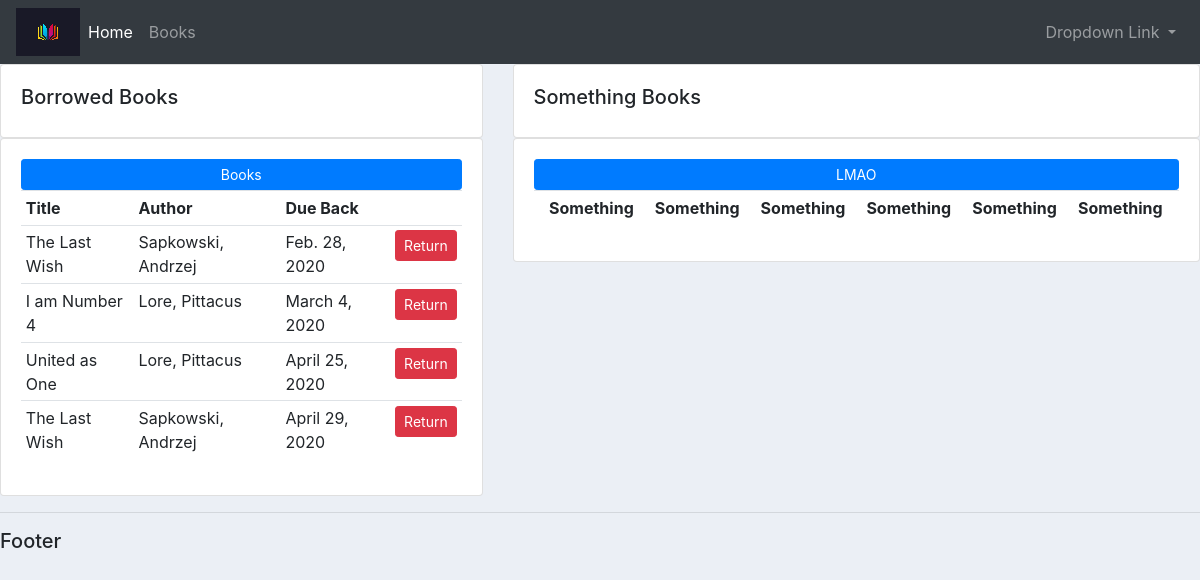
The app's page /catalog/, older data.
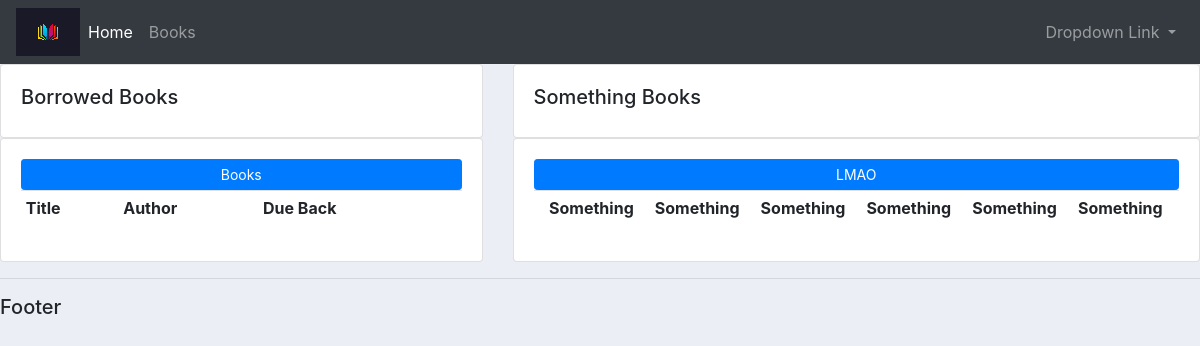
The same page, newer data.
### catalog/models.py (models this page shows, shortened)
class BookInstance(models.Model):
	id = models.UUIDField(primary_key=True, default=uuid.uuid4, help_text='Unique ID')
	book = models.ForeignKey('Book', on_delete=models.SET_NULL, null=True)
	due_back = models.DateField(null=True, blank=True)
	LOAN_STATUS = (('a', 'Available'),
		('r', 'Reserved'),)
	status = models.CharField(max_length=1,
		choices= LOAN_STATUS,
		blank = True,
		default = 'm',
		help_text = 'Book Availability',)
	class Meta:
		ordering = ['due_back']

class Book(models.Model):
    title = models.CharField(max_length=200)
    author = models.ForeignKey('Author', on_delete=models.SET_NULL, null = True)
    summary = models.TextField(max_length=1000, help_text='Enter a brief description of the book')
    isbn = models.CharField('ISBN', max_length=13, help_text='13 Character ISBN Number')
    review = models.TextField(max_length=1000, help_text='Give the book a review', null = True, blank=True)
    publisher = models.ForeignKey('Publisher', on_delete=models.SET_NULL, null=True, blank = True)
    yearPub = models.DateField(null=True, )
    def __str__(self):
        return self.title

class Author(models.Model):
	first_name = models.CharField(max_length=100)
	last_name = models.CharField(max_length=100)
	date_of_birth = models.DateField(null = True, blank = True)
	date_of_death = models.DateField('Died', null=True, blank=True)
	class Meta:
		ordering = ['last_name', 'first_name']
	def __str__(self):
		return f'{self.last_name}, {self.first_name}'

### catalog/views.py (the view)
# urls.py: path('', views.home, name= 'home'),
def home(request, context=None):
    borrow = BookInstance.objects.filter(status='r')
    return render(request, 'catalog/dashboard.html', {'borrow':borrow})

### catalog/templates/catalog/dashboard.html
{% extends 'catalog/main.html'%}
{% block content%}
	<div  class="row">
		<div class="col-md-5">
			<div class="card card-body">
				<h5>Borrowed Books</h5>
			</div>
			<div class="card card-body">
				<a class="btn btn-primary btn-sm btn-block" href="">Books</a>
				<table class="table table-sm">
					<tr>
						<th>Title</th>
						<th>Author</th>
						<th>Due Back</th>
						<th></th>
					</tr>
					{% for i in borrow %}
					<tr>
						<td>{{i.book}}</td>
						<td>{{i.book.author}}</td>
						<td>{{i.due_back}}</td>
						<td><a href="{% url 'ret' i.id %}" class="btn btn-sm btn-danger">Return</a></td>
					</tr>
					{% endfor %}
				</table>
			</div>
		</div>
		<div class="col-md-7">
			<div class="card card-body">
				<h5>Something Books</h5>
			</div>
			<div class="card card-body">
				<a class="btn btn-primary btn-sm btn-block" href="">LMAO</a>
				<table class="table table-sm">
					<tr>
						<th></th>
						<th>Something</th>
						<th>Something</th>
						<th>Something</th>
						<th>Something</th>
						<th>Something</th>
						<th>Something</th>
					</tr>
				</table>
			</div>
		</div>
	</div>
{% endblock content%}

Row changes from the older to the newer data that the page shows:
no longer on this page (row edited): BookInstance: book "The Last Wish", book.author "Sapkowski, Andrzej", due_back "Feb. 28, 2020"
no longer on this page (row edited): BookInstance: book "I am Number 4", book.author "Lore, Pittacus", due_back "March 4, 2020"
no longer on this page (row edited): BookInstance: book "United as One", book.author "Lore, Pittacus", due_back "April 25, 2020"
no longer on this page (row edited): BookInstance: book "The Last Wish", book.author "Sapkowski, Andrzej", due_back "April 29, 2020"
